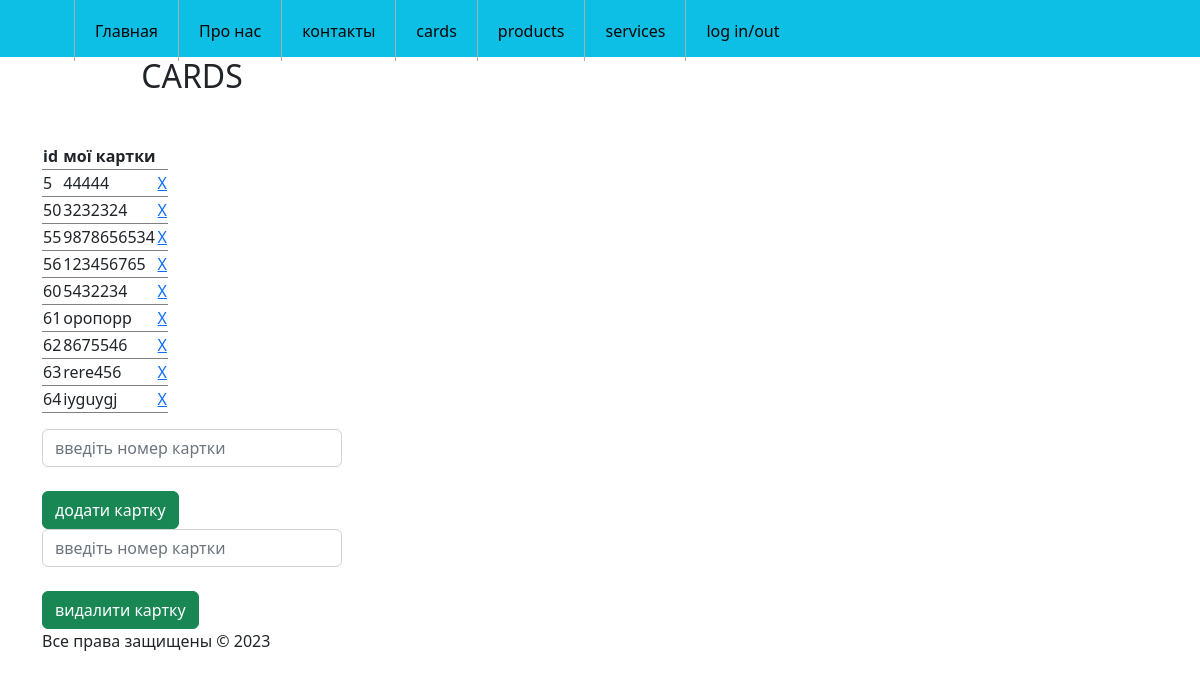
Screenshot of /cards.php (signed in) with the database file from the repository.
### tables this page shows
CREATE TABLE `cards` (
  `id` int(11) NOT NULL AUTO_INCREMENT,
  `user_id` int(11) NOT NULL,
  `card` varchar(255) NOT NULL,
  PRIMARY KEY (`id`)
);

### cards.php (the view, shortened to what this page needs)
<?php
require "parts/header.php";
require "parts/menu.php";
require('reg_auth/db.php');
$login = $_COOKIE['user'];
$result = mysqli_query($conn,"SELECT id FROM users WHERE login = '$login' LIMIT 1");
$userid = $result->fetch_column(0);
$result = mysqli_query($conn,"SELECT id, card FROM cards WHERE user_id = '$userid'");
?>
<div class="container">
            <div class="col-12">
                <div id="row">
                    <h2 class="text-center text-uppercase color2 mb-5">Cards</h2>
                        <div class="table">
                            <table>
                                <tr>
                                    <th>id</th>
                                    <th>мої картки</th>
                                    <th></th>
                                </tr>
                                <?php
                                while($obj=mysqli_fetch_array($result)) { ?>
                                    <tr>
                                        <td> <?= $obj['id'] ?></td>
                                        <td> <?= $obj['card'] ?></td>
                                        <td> <a href="deleted_cards.php?cardid=<?= $obj['id'] ?>">X</a></td>
                                    </tr>
                                <?php  }?>
                            </table>
                        </div>
                    <form action="add_card.php" method="post">
                        <input type="text" class="form-control" name="card" id="card" placeholder="введіть номер картки"><br>
                        <button class="btn btn-success" type="submit">додати картку</button>
                    </form>
                    <form action="deleted_cards.php" method="post">
                        <input type="text" class="form-control" name="card" id="card" placeholder="введіть номер картки"><br>
                        <button class="btn btn-success" type="submit">видалити картку</button>
                    </form>
                </div>
            </div>
</div>
<?php
require "parts/footer.php";
?>

### parts/header.php (shortened to what this page needs)
<!doctype html>
<html lang="en">
<head>
    <link rel="stylesheet" href="https://cdn.jsdelivr.net/npm/bootstrap@5.2.3/dist/css/bootstrap.min.css">
    <link href="style.css" type="text/css" rel="stylesheet">
</head>
<body>

### parts/menu.php
<div id="header">
    <div class="container">
        <div class="row">
            <div class="col-xl-12 col-lg-12">
                 <ul id="main-navigation">
                    <li>
                        <a href="index.php">Главная</a>
                    </li>
                    <li>
                        <a href="about.php">Про нас</a>
                    </li>
                    <li>
                        <a href="contacts.php">контакты</a>
                    </li>
                    <li>
                        <a href="cards.php">cards</a>
                    </li>
                    <li>
                        <a href="product.php">products</a>
                    </li>
                    <li>
                        <a href="services.php">services</a>
                    </li>
                    <li>
                        <a href="log_in.php">log in/out</a>
                    </li>
                </ul>
            </div>
        </div>
    </div>
</div>

### parts/footer.php
<div class="container">
<footer>
    Все права защищены &copy; 2023
</footer>
</div>
</body>
</html>

### style.css (style rules this page uses)
:root { --color1: #05b1b1; --color2: #52339f; }
#row { width: 300px; }
html { margin:0px; padding:0px; height:100%; }
ul { list-style:none; }
li { display:inline-block; }
#header { width: 100%; height: 57px; background: #0dbfe5; }
#main-navigation li { float:left; text-align: center; }
#main-navigation a { border-left:1px solid #adadad; display:block; color: #0b0404; text-decoration:none; padding:19px 20px 18px 20px; }

### rows the page displays
cards: id "5", card "44444"
cards: id "50", card "3232324"
cards: id "55", card "9878656534"
cards: id "56", card "123456765"
cards: id "60", card "5432234"
cards: id "61", card "оропорр"
cards: id "62", card "8675546"
cards: id "63", card "rere456"
cards: id "64", card "iyguygj"
